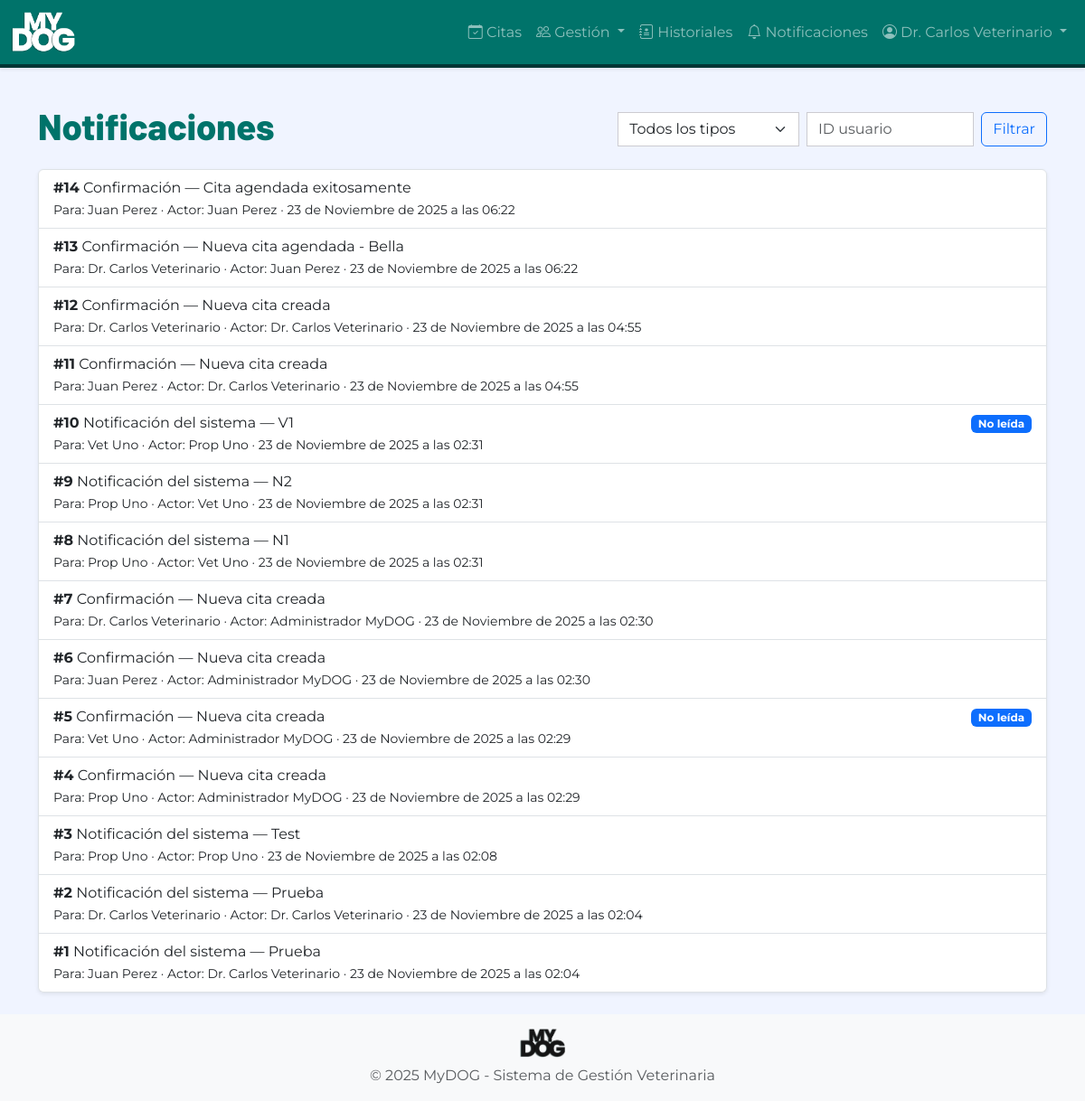
Before: /notificaciones/admin/ (signed in) with the older database file.
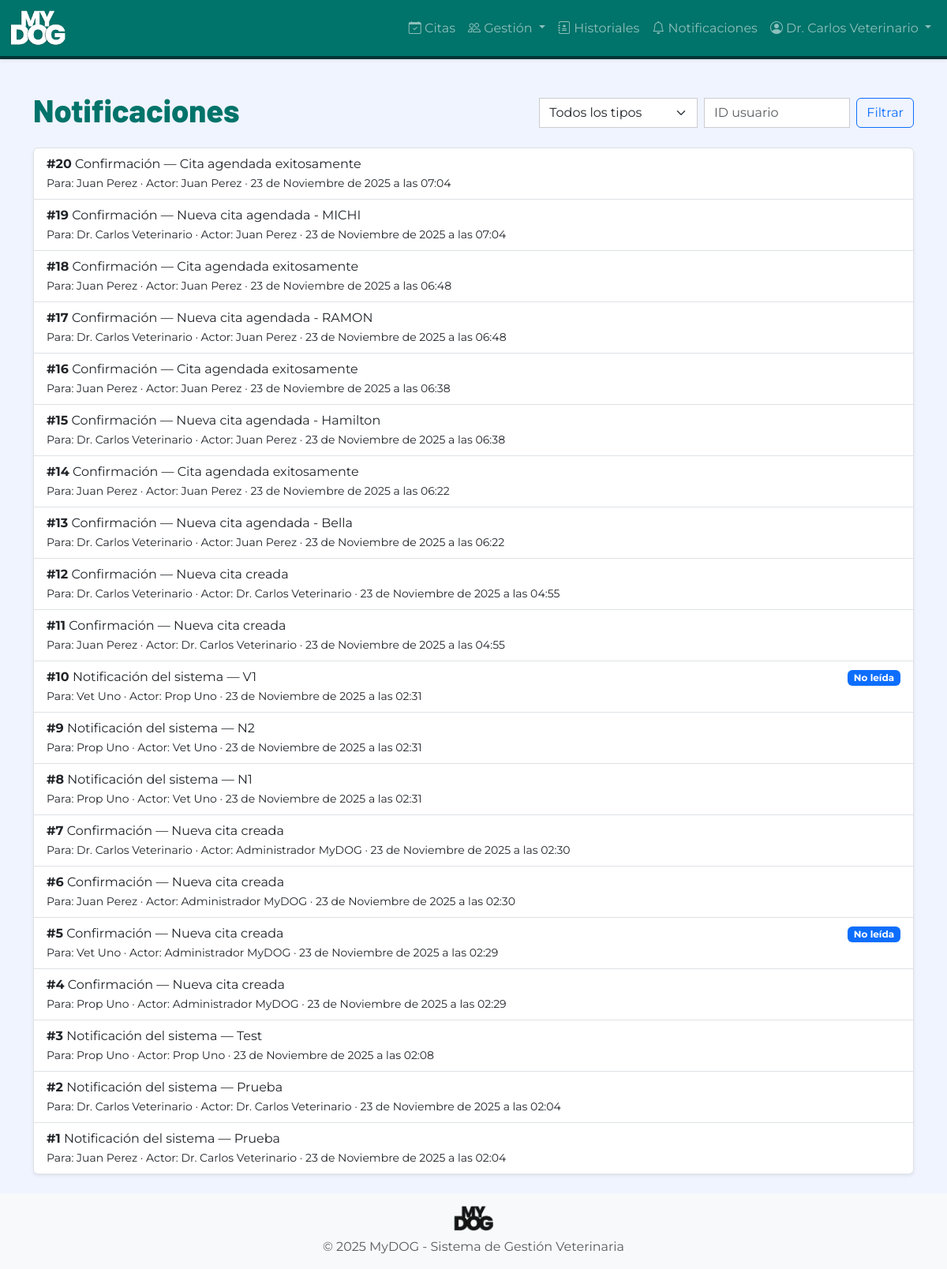
After: the same page with the newer database file.
### notificaciones/models.py (models this page shows, shortened)
class Notificacion(models.Model):
    TIPO_CHOICES = [
        ('CONFIRMACION', 'Confirmación'),
        ('RECORDATORIO', 'Recordatorio'),
        ('CANCELACION', 'Cancelación'),
        ('RESULTADO', 'Resultado disponible'),
        ('SISTEMA', 'Notificación del sistema'),
    ]
    usuario = models.ForeignKey(
        'autenticacion.Usuario',
        on_delete=models.CASCADE,
        related_name='notificaciones',
        verbose_name='Usuario'
    )
    actor = models.ForeignKey(
        'autenticacion.Usuario',
        on_delete=models.SET_NULL,
        null=True,
        blank=True,
        related_name='notificaciones_emitidas',
        verbose_name='Actor'
    )
    tipo = models.CharField(
        max_length=15,
        choices=TIPO_CHOICES,
        verbose_name='Tipo de notificación'
    )
    asunto = models.CharField(
        max_length=200,
        verbose_name='Asunto',
        help_text='Título o asunto de la notificación'
    )
    mensaje = models.TextField(
        verbose_name='Mensaje',
        help_text='Contenido de la notificación'
    )
    leida = models.BooleanField(
        default=False,
        verbose_name='Leída',
        help_text='Indica si la notificación ha sido leída'
    )
    canal_enviado = models.CharField(
        max_length=10,
        verbose_name='Canal de envío',
        help_text='Canal por el cual se "envió" la notificación'
    )
    fecha_envio = models.DateTimeField(
        auto_now_add=True,
        verbose_name='Fecha de envío'
    )
    fecha_lectura = models.DateTimeField(
        null=True,
        blank=True,
        verbose_name='Fecha de lectura'
    )
    simulada = models.BooleanField(
        default=True,
        verbose_name='Simulada',
        help_text='Indica que es una notificación simulada (siempre True)'
    )
    cita = models.ForeignKey(
        'citas.Cita',
        on_delete=models.SET_NULL,
        null=True,
        blank=True,
        related_name='notificaciones',
        verbose_name='Cita relacionada'
    )
    class Meta:
        verbose_name = 'Notificación'
        verbose_name_plural = 'Notificaciones'
        ordering = ['-fecha_envio']

### autenticacion/models.py (models this page shows, shortened)
class Usuario(AbstractUser):
    ROL_CHOICES = [
        ('ADMIN', 'Administrador'),
        ('VETERINARIO', 'Veterinario'),
        ('ADMINISTRATIVO', 'Personal Administrativo'),
        ('PROPIETARIO', 'Propietario'),
    ]
    rol = models.CharField(
        max_length=20,
        choices=ROL_CHOICES,
        verbose_name='Rol',
        help_text='Rol del usuario en el sistema'
    )
    activo = models.BooleanField(
        default=True,
        verbose_name='Activo',
        help_text='Indica si el usuario puede acceder al sistema'
    )
    intentos_fallidos = models.IntegerField(
        default=0,
        verbose_name='Intentos fallidos',
        help_text='Número de intentos fallidos de login consecutivos'
    )
    bloqueado_hasta = models.DateTimeField(
        null=True,
        blank=True,
        verbose_name='Bloqueado hasta',
        help_text='Fecha y hora hasta la cual el usuario está bloqueado'
    )
    foto_perfil = models.ImageField(
        upload_to='perfiles/',
        null=True,
        blank=True,
        verbose_name='Foto de perfil'
    )
    telefono = models.CharField(
        max_length=15,
        blank=True,
        verbose_name='Teléfono'
    )
    fecha_creacion = models.DateTimeField(
        auto_now_add=True,
        verbose_name='Fecha de creación'
    )
    fecha_modificacion = models.DateTimeField(
        auto_now=True,
        verbose_name='Fecha de modificación'
    )
    class Meta:
        verbose_name = 'Usuario'
        verbose_name_plural = 'Usuarios'
        ordering = ['-fecha_creacion']
    def es_admin(self):
        return self.rol == 'ADMIN'

### notificaciones/views.py (the view)
# urls.py: path('admin/', views.admin_notificaciones, name='admin'),
@login_required
@staff_required
def admin_notificaciones(request):
    tipo = request.GET.get('tipo')
    usuario_id = request.GET.get('usuario')
    qs = Notificacion.objects.all()
    if tipo:
        qs = qs.filter(tipo=tipo)
    if usuario_id:
        qs = qs.filter(usuario_id=usuario_id)
    return render(request, 'notificaciones/admin_lista.html', {'notificaciones': qs})

### notificaciones/context_processors.py (called while the page is built)
def notificaciones_unread(request):
    if getattr(request, 'user', None) and request.user.is_authenticated:
        count = Notificacion.objects.filter(usuario=request.user, leida=False).count()
        return {'notificaciones_unread': count}
    return {'notificaciones_unread': 0}

### templates/notificaciones/admin_lista.html (shortened to what this page needs)
{% extends 'base.html' %}
{% block content %}
<div class="d-flex justify-content-between align-items-center mb-3">
  <h1 class="font-titulo text-primary-mydog">Notificaciones</h1>
  <form class="d-flex" method="get">
    <select name="tipo" class="form-select me-2">
      <option value="">Todos los tipos</option>
    </select>
    <input name="usuario" class="form-control me-2" placeholder="ID usuario">
    <button class="btn btn-outline-primary" type="submit">Filtrar</button>
  </form>
 </div>
<div class="list-group shadow-sm">
  {% for n in notificaciones %}
  <div class="list-group-item">
    <div class="d-flex justify-content-between">
      <div>
        <strong>#{{ n.id }}</strong> {{ n.get_tipo_display }} — {{ n.asunto }}<br>
        <small>Para: {{ n.usuario.get_full_name }} · Actor: {{ n.actor.get_full_name|default:'-' }} · {{ n.fecha_envio }}</small>
      </div>
      <div>
        {% if not n.leida %}<span class="badge bg-primary">No leída</span>{% endif %}
      </div>
    </div>
  </div>
  {% empty %}
  <div class="list-group-item text-muted">No hay notificaciones</div>
  {% endfor %}
</div>
{% endblock %}

Changed rows visible on the page:
added Notificacion: id "20", tipo "Confirmación", asunto "Cita agendada exitosamente", usuario.get_full_name "Juan Perez", actor.get_full_name "Juan Perez", fecha_envio "23 de Noviembre de 2025 a las 07:04"
added Notificacion: id "19", tipo "Confirmación", asunto "Nueva cita agendada - MICHI", usuario.get_full_name "Dr. Carlos Veterinario", actor.get_full_name "Juan Perez", fecha_envio "23 de Noviembre de 2025 a las 07:04"
added Notificacion: id "18", tipo "Confirmación", asunto "Cita agendada exitosamente", usuario.get_full_name "Juan Perez", actor.get_full_name "Juan Perez", fecha_envio "23 de Noviembre de 2025 a las 06:48"
added Notificacion: id "17", tipo "Confirmación", asunto "Nueva cita agendada - RAMON", usuario.get_full_name "Dr. Carlos Veterinario", actor.get_full_name "Juan Perez", fecha_envio "23 de Noviembre de 2025 a las 06:48"
added Notificacion: id "16", tipo "Confirmación", asunto "Cita agendada exitosamente", usuario.get_full_name "Juan Perez", actor.get_full_name "Juan Perez", fecha_envio "23 de Noviembre de 2025 a las 06:38"
added Notificacion: id "15", tipo "Confirmación", asunto "Nueva cita agendada - Hamilton", usuario.get_full_name "Dr. Carlos Veterinario", actor.get_full_name "Juan Perez", fecha_envio "23 de Noviembre de 2025 a las 06:38"
